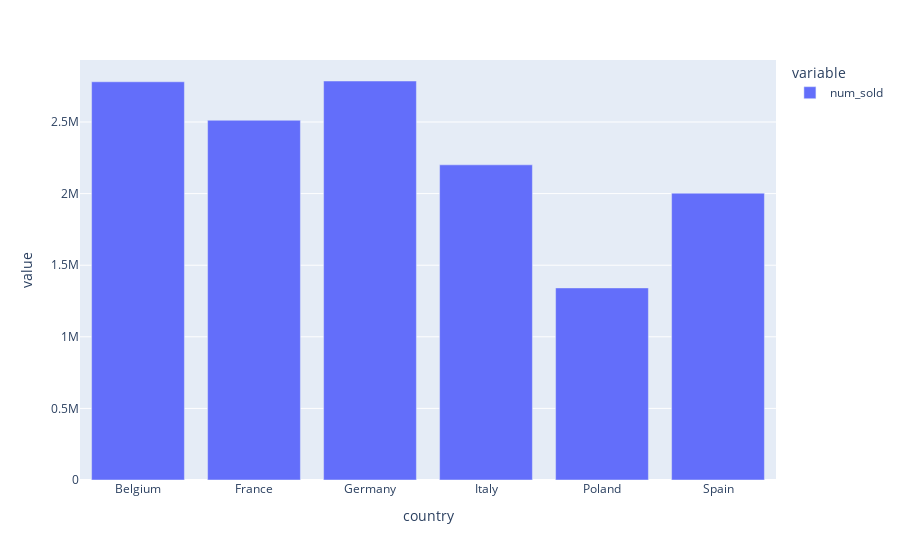

The notebook cell saved with this chart:
### Code cell
px.bar(train_df.groupby('country')['num_sold'].sum())

### Figure 1 — Plotly figure (JSON) as saved in the notebook; plotly's stock layout.template omitted (floating-point values rounded to 4 significant figures)
{"data": [{"alignmentgroup": "True", "hovertemplate": "variable=num_sold<br>country=%{x}<br>value=%{y}<extra></extra>", "legendgroup": "num_sold", "marker": {"color": "#636efa", "pattern": {"shape": ""}}, "name": "num_sold", "offsetgroup": "num_sold", "orientation": "v", "showlegend": true, "textposition": "auto", "type": "bar", "x": ["Belgium", "France", "Germany", "Italy", "Poland", "Spain"], "xaxis": "x", "y": [2781050, 2512319, 2786415, 2201092, 1341545, 2003238], "yaxis": "y"}], "layout": {"barmode": "relative", "legend": {"title": {"text": "variable"}, "tracegroupgap": 0}, "margin": {"t": 60}, "xaxis": {"anchor": "y", "domain": [0, 1], "title": {"text": "country"}}, "yaxis": {"anchor": "x", "domain": [0, 1], "title": {"text": "value"}}}}
